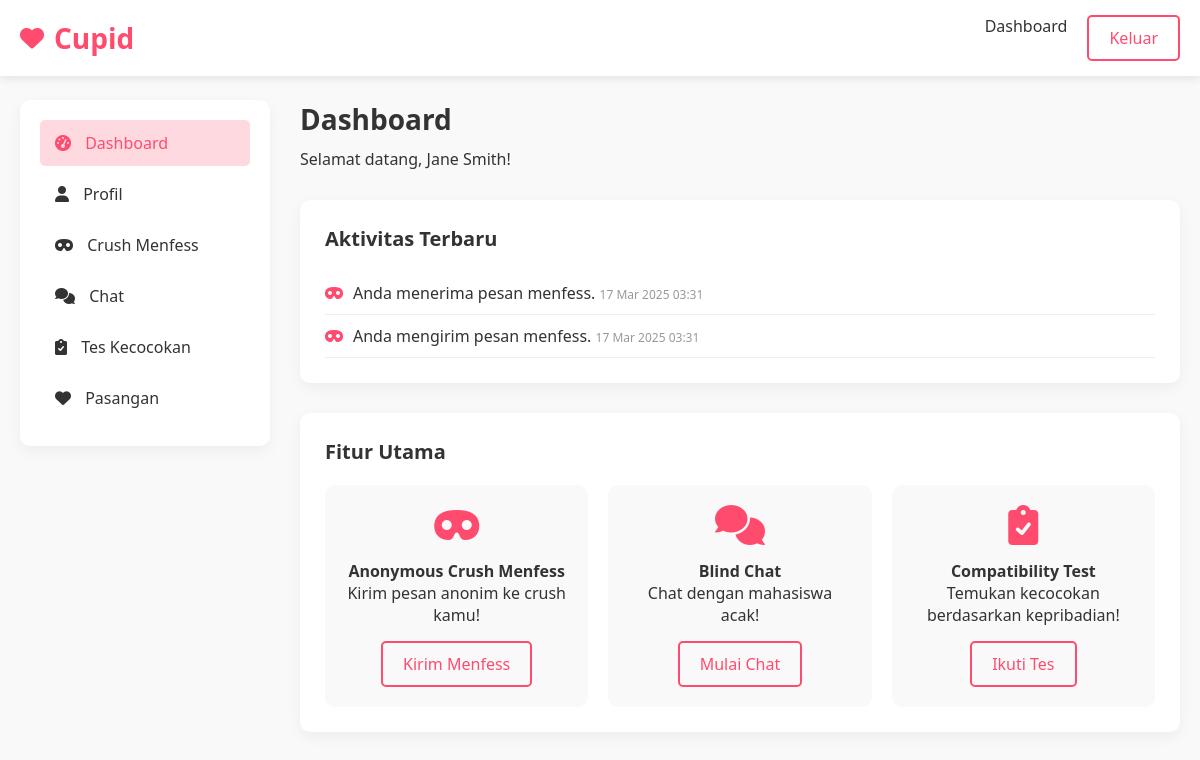
The app's page /dashboard.php (signed in) with its own data.
### tables this page shows
CREATE TABLE IF NOT EXISTS users (
    id INT AUTO_INCREMENT PRIMARY KEY,
    name VARCHAR(100) NOT NULL,
    email VARCHAR(100) NOT NULL UNIQUE,
    password VARCHAR(255) NOT NULL,
    created_at TIMESTAMP DEFAULT CURRENT_TIMESTAMP,
    updated_at TIMESTAMP DEFAULT CURRENT_TIMESTAMP ON UPDATE CURRENT_TIMESTAMP
);

CREATE TABLE IF NOT EXISTS menfess (
    id INT AUTO_INCREMENT PRIMARY KEY,
    sender_id INT NOT NULL,
    receiver_id INT NOT NULL,
    message TEXT NOT NULL,
    is_anonymous BOOLEAN DEFAULT TRUE,
    is_revealed BOOLEAN DEFAULT FALSE,
    created_at TIMESTAMP DEFAULT CURRENT_TIMESTAMP,
    FOREIGN KEY (sender_id) REFERENCES users(id) ON DELETE CASCADE,
    FOREIGN KEY (receiver_id) REFERENCES users(id) ON DELETE CASCADE
);

### dashboard.php (the view, shortened to what this page needs)
<?php
require_once 'config.php';
$user_id = $_SESSION['user_id'];
$sql = "SELECT * FROM users WHERE id = ?";
$stmt = $conn->prepare($sql);
$stmt->bind_param("i", $user_id);
$stmt->execute();
$result = $stmt->get_result();
$user = $result->fetch_assoc();
$menfess_sql = "SELECT m.*,
                CASE WHEN m.sender_id = ? THEN 'sent' ELSE 'received' END as type,
                CASE
                    WHEN (SELECT COUNT(*) FROM menfess_likes WHERE user_id = ? AND menfess_id = m.id) > 0
                    THEN 1 ELSE 0
                END as liked
                FROM menfess m
                WHERE m.receiver_id = ? OR m.sender_id = ?
                ORDER BY m.created_at DESC";
$menfess_stmt = $conn->prepare($menfess_sql);
$menfess_stmt->bind_param("iiii", $user_id, $user_id, $user_id, $user_id);
$menfess_stmt->execute();
$menfess_result = $menfess_stmt->get_result();
$menfess_messages = [];
while ($row = $menfess_result->fetch_assoc()) {
    $menfess_messages[] = $row;
}
$chat_sessions = [];
$page = isset($_GET['page']) ? $_GET['page'] : 'dashboard';
?>
<!DOCTYPE html>
<html lang="id">
<head>
    <link href="https://cdnjs.cloudflare.com/ajax/libs/font-awesome/6.0.0-beta3/css/all.min.css" rel="stylesheet">
</head>
<body>
    <header>
        <div class="container">
            <div class="header-content">
                <a href="index.php" class="logo">
                    <i class="fas fa-heart"></i> Cupid
                </a>
                <nav>
                    <ul>
                        <li><a href="dashboard.php">Dashboard</a></li>
                        <li>
                            <a href="logout.php" class="btn btn-outline">Keluar</a>
                        </li>
                    </ul>
                </nav>
            </div>
        </div>
    </header>
    <section class="dashboard">
        <div class="container">
            <div class="dashboard-container">
                <div class="sidebar">
                    <ul class="sidebar-menu">
                        <li>
                            <a href="?page=dashboard" class="<?php echo $page === 'dashboard' ? 'active' : ''; ?>">
                                <i class="fas fa-tachometer-alt"></i> Dashboard
                            </a>
                        </li>
                        <li>
                            <a href="?page=profile" class="<?php echo $page === 'profile' ? 'active' : ''; ?>">
                                <i class="fas fa-user"></i> Profil
                            </a>
                        </li>
                        <li>
                            <a href="?page=menfess" class="<?php echo $page === 'menfess' ? 'active' : ''; ?>">
                                <i class="fas fa-mask"></i> Crush Menfess
                            </a>
                        </li>
                        <li>
                            <a href="?page=chat" class="<?php echo $page === 'chat' ? 'active' : ''; ?>">
                                <i class="fas fa-comments"></i> Chat
                            </a>
                        </li>
                        <li>
                            <a href="?page=compatibility" class="<?php echo $page === 'compatibility' ? 'active' : ''; ?>">
                                <i class="fas fa-clipboard-check"></i> Tes Kecocokan
                            </a>
                        </li>
                        <li>
                            <a href="?page=matches" class="<?php echo $page === 'matches' ? 'active' : ''; ?>">
                                <i class="fas fa-heart"></i> Pasangan
                            </a>
                        </li>
                    </ul>
                </div>
                <div class="main-content">
                    <?php if ($page === 'dashboard'): ?>
                        <div class="dashboard-header">
                            <h2>Dashboard</h2>
                            <p>Selamat datang, <?php echo htmlspecialchars($user['name']); ?>!</p>
                        </div>
                        <div class="card">
                            <div class="card-header">
                                <h3>Aktivitas Terbaru</h3>
                            </div>
                            <div class="recent-activity">
                                <?php if (empty($menfess_messages) && empty($chat_sessions)): ?>
                                    <p>Belum ada aktivitas baru.</p>
                                <?php else: ?>
                                    <ul style="list-style: none; padding: 0;">
                                        <?php
                                        foreach ($menfess_messages as $message) {
                                            $type = $message['type'] === 'sent' ? 'mengirim' : 'menerima';
                                            echo '<li style="padding: 10px 0; border-bottom: 1px solid #eee;">';
                                            echo '<i class="fas fa-mask" style="margin-right: 10px; color: var(--primary);"></i>';
                                            echo 'Anda ' . $type . ' pesan menfess. ';
                                            echo '<span style="color: #999; font-size: 12px;">' . date('d M Y H:i', strtotime($message['created_at'])) . '</span>';
                                            echo '</li>';
                                        }
                                        ?>
                                    </ul>
                                <?php endif; ?>
                            </div>
                        </div>
                        <div class="card">
                            <div class="card-header">
                                <h3>Fitur Utama</h3>
                            </div>
                            <div class="features-grid" style="display: grid; grid-template-columns: repeat(auto-fit, minmax(250px, 1fr)); gap: 20px; margin-top: 20px;">
                                <div class="feature-box" style="text-align: center; padding: 20px; background-color: #f9f9f9; border-radius: 10px;">
                                    <i class="fas fa-mask" style="font-size: 40px; color: var(--primary); margin-bottom: 15px;"></i>
                                    <h4>Anonymous Crush Menfess</h4>
                                    <p style="margin-bottom: 15px;">Kirim pesan anonim ke crush kamu!</p>
                                    <a href="?page=menfess" class="btn btn-outline">Kirim Menfess</a>
                                </div>
                                <div class="feature-box" style="text-align: center; padding: 20px; background-color: #f9f9f9; border-radius: 10px;">
                                    <i class="fas fa-comments" style="font-size: 40px; color: var(--primary); margin-bottom: 15px;"></i>
                                    <h4>Blind Chat</h4>
                                    <p style="margin-bottom: 15px;">Chat dengan mahasiswa acak!</p>
                                    <a href="?page=chat" class="btn btn-outline">Mulai Chat</a>
                                </div>
                                <div class="feature-box" style="text-align: center; padding: 20px; background-color: #f9f9f9; border-radius: 10px;">
                                    <i class="fas fa-clipboard-check" style="font-size: 40px; color: var(--primary); margin-bottom: 15px;"></i>
                                    <h4>Compatibility Test</h4>
                                    <p style="margin-bottom: 15px;">Temukan kecocokan berdasarkan kepribadian!</p>
                                    <a href="?page=compatibility" class="btn btn-outline">Ikuti Tes</a>
                                </div>
                            </div>
                        </div>
                    <?php endif; ?>
                </div>
            </div>
        </div>
    </section>
</body>
</html>

### dashboard.php (style rules this page uses)
:root { --primary: #ff4b6e; --secondary: #ffd9e0; --dark: #333333; --light: #ffffff; --accent: #ff8fa3; }
* { margin: 0; padding: 0; box-sizing: border-box; font-family: 'Segoe UI', Tahoma, Geneva, Verdana, sans-serif; }
body { background-color: #f9f9f9; color: var(--dark); }
.container { width: 100%; max-width: 1200px; margin: 0 auto; padding: 0 20px; }
header { background-color: var(--light); box-shadow: 0 2px 10px rgba(0, 0, 0, 0.1); position: fixed; width: 100%; top: 0; z-index: 100; }
.header-content { display: flex; justify-content: space-between; align-items: center; padding: 15px 0; }
.logo { font-size: 28px; font-weight: bold; color: var(--primary); text-decoration: none; display: flex; align-items: center; }
.logo i { margin-right: 10px; font-size: 24px; }
nav ul { display: flex; list-style: none; }
nav ul li { margin-left: 20px; }
nav ul li a { text-decoration: none; color: var(--dark); font-weight: 500; transition: color 0.3s; }
.btn { display: inline-block; padding: 10px 20px; background-color: var(--primary); color: var(--light); border: none; border-radius: 5px; cursor: pointer; text-decoration: none; font-weight: 500; transition: background-color 0.3s; }
.btn-outline { background-color: transparent; border: 2px solid var(--primary); color: var(--primary); }
.dashboard { padding-top: 100px; min-height: 100vh; background-color: #f9f9f9; }
.dashboard-container { display: grid; grid-template-columns: 250px 1fr; gap: 30px; }
.sidebar { background-color: var(--light); border-radius: 10px; padding: 20px; box-shadow: 0 5px 15px rgba(0, 0, 0, 0.05); height: fit-content; position: sticky; top: 100px; }
.sidebar-menu { list-style: none; }
.sidebar-menu li { margin-bottom: 5px; }
.sidebar-menu a { display: block; padding: 12px 15px; color: var(--dark); text-decoration: none; border-radius: 5px; transition: background-color 0.3s; }
.sidebar-menu a:hover, .sidebar-menu a.active { background-color: var(--secondary); color: var(--primary); }
.sidebar-menu i { margin-right: 10px; }
.main-content { padding-bottom: 50px; }
.dashboard-header { margin-bottom: 30px; }
.dashboard-header h2 { font-size: 28px; margin-bottom: 10px; }
.card { background-color: var(--light); border-radius: 10px; padding: 25px; box-shadow: 0 5px 15px rgba(0, 0, 0, 0.05); margin-bottom: 30px; }
.card-header { margin-bottom: 20px; }
.card-header h3 { font-size: 20px; }

### records on screen
users: name "Jane Smith"
menfess: type "menerima", created_at "17 Mar 2025 03:31"
menfess: type "mengirim", created_at "17 Mar 2025 03:31"
